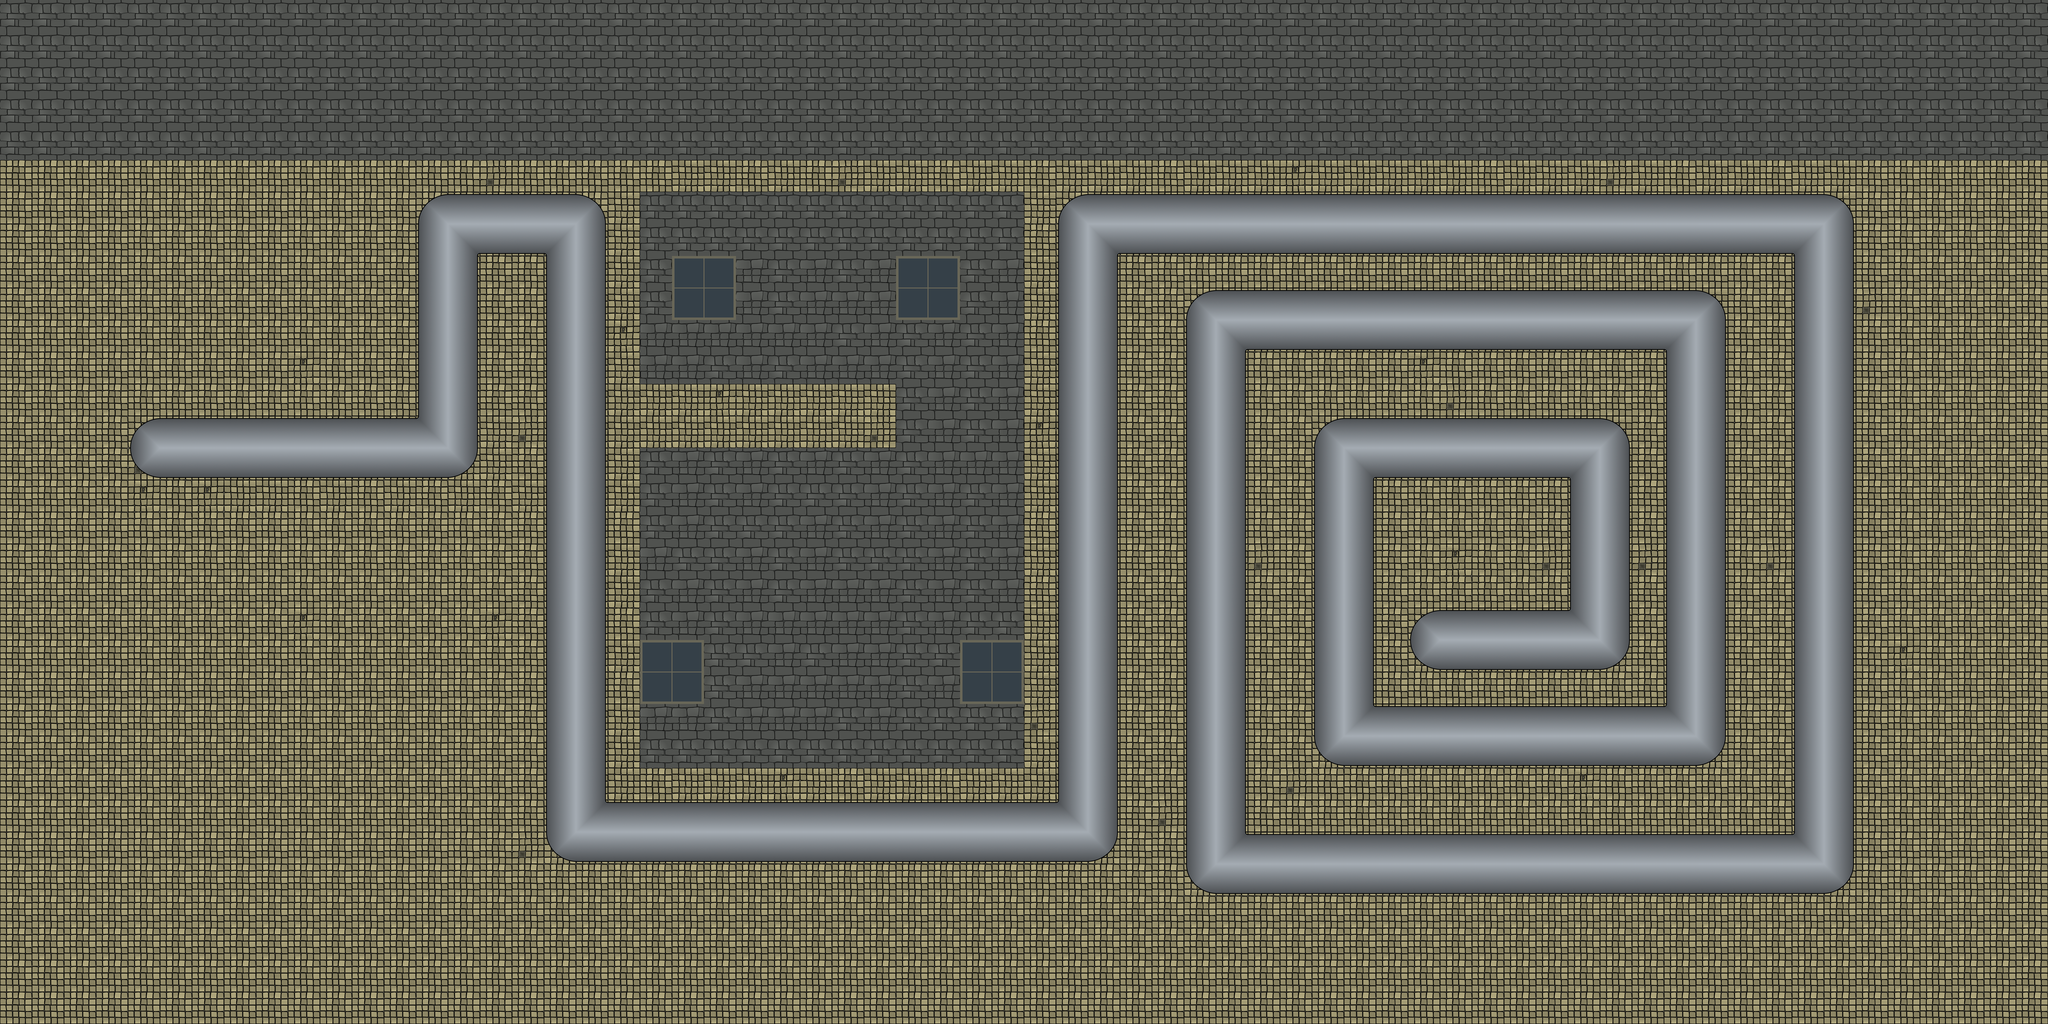

A level layout from a 2D game, rendered from its tile map. Below: a short description, then the map file with tile-grid data replaced by summaries:
An orthogonal 64x32 tile map with 128x128 px tiles, 4 tile layers (Wall, BackgroundWall, Pipes, Platform).

<map version="1.0" tiledversion="1.1.4" orientation="orthogonal" renderorder="right-down" width="64" height="32" tilewidth="128" tileheight="128" infinite="0" nextobjectid="1">
 <tileset firstgid="1" source="../../Tiles/2_Animal_pound/animal_pound_tileset.tsx" />
 <layer name="Wall" width="64" height="32">
  <properties>
   <property name="unity:sortingLayerName" value="Decor" />
  </properties>
  <data>[2048 cells, 2048 non-empty, 6 distinct tile ids]</data>
 </layer>
 <layer name="BackgroundWall" width="64" height="32">
  <properties>
   <property name="unity:sortingLayerName" value="Decor" />
  </properties>
  <data>[2048 cells, 444 non-empty, 3 distinct tile ids]</data>
 </layer>
 <layer name="Pipes" width="64" height="32">
  <properties>
   <property name="unity:sortingLayerName" value="Platform" />
   <property name="unity:sortingOrder" value="2" />
  </properties>
  <data>[2048 cells, 444 non-empty, 12 distinct tile ids]</data>
 </layer>
 <layer name="Platform" width="64" height="32">
  <properties>
   <property name="unity:sortingLayerName" value="Platform" />
   <property name="unity:sortingOrder" value="3" />
  </properties>
  <data>[2048 cells, 1084 non-empty, 4 distinct tile ids]</data>
 </layer>
</map>
